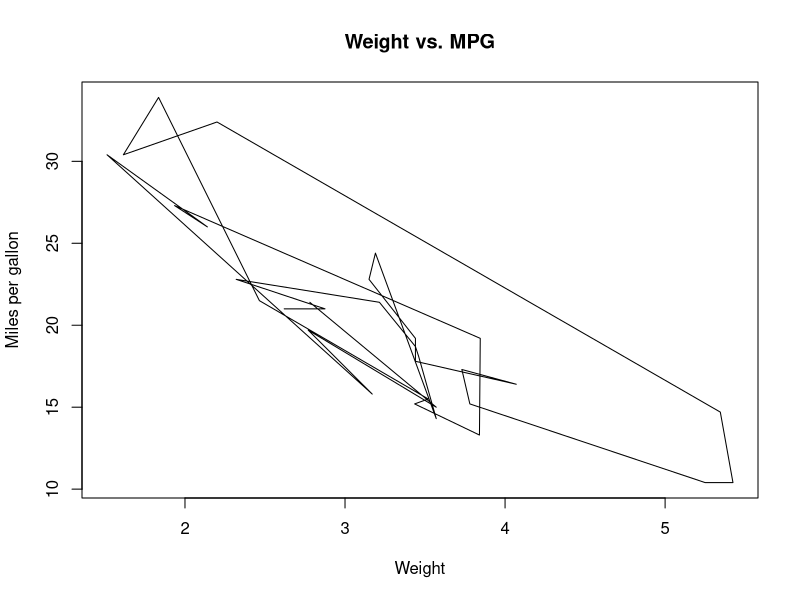

The R source for this figure:
## ---- chunk 1
plot(mtcars$wt, mtcars$mpg, type = "l", main = "Weight vs. MPG", xlab = "Weight", ylab = "Miles per gallon")

